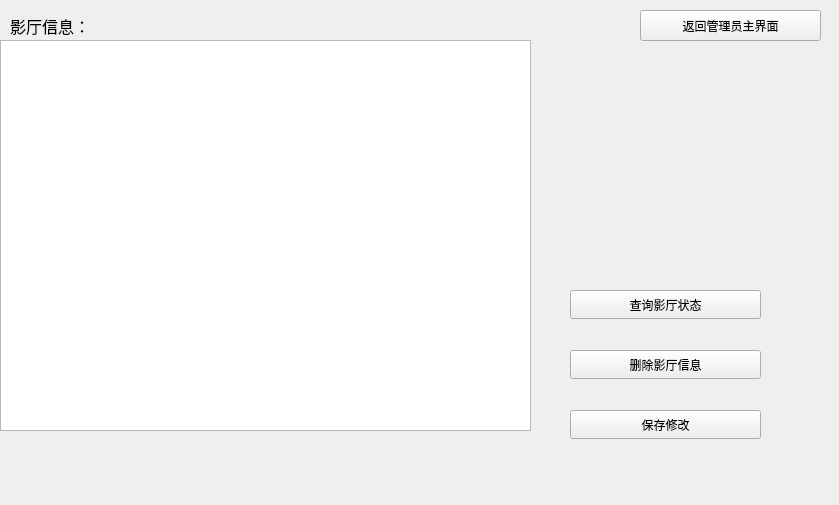
<?xml version="1.0" encoding="UTF-8"?>
<ui version="4.0">
 <class>admin_hall</class>
 <widget class="QWidget" name="admin_hall">
  <property name="geometry">
   <rect>
    <x>0</x>
    <y>0</y>
    <width>839</width>
    <height>505</height>
   </rect>
  </property>
  <property name="font">
   <font>
    <family>华康方圆体W7</family>
   </font>
  </property>
  <property name="windowTitle">
   <string>影厅管理</string>
  </property>
  <property name="windowIcon">
   <iconset resource="sdufe.qrc">
    <normaloff>:/山财大校徽.png</normaloff>:/山财大校徽.png</iconset>
  </property>
  <widget class="QTableView" name="tableView">
   <property name="geometry">
    <rect>
     <x>0</x>
     <y>40</y>
     <width>531</width>
     <height>391</height>
    </rect>
   </property>
  </widget>
  <widget class="QLabel" name="label">
   <property name="geometry">
    <rect>
     <x>10</x>
     <y>10</y>
     <width>91</width>
     <height>31</height>
    </rect>
   </property>
   <property name="font">
    <font>
     <family>华康方圆体W7</family>
     <pointsize>12</pointsize>
    </font>
   </property>
   <property name="text">
    <string>影厅信息：</string>
   </property>
  </widget>
  <widget class="QPushButton" name="pushButton">
   <property name="geometry">
    <rect>
     <x>570</x>
     <y>290</y>
     <width>191</width>
     <height>29</height>
    </rect>
   </property>
   <property name="text">
    <string>查询影厅状态</string>
   </property>
  </widget>
  <widget class="QPushButton" name="pushButton_2">
   <property name="geometry">
    <rect>
     <x>570</x>
     <y>410</y>
     <width>191</width>
     <height>29</height>
    </rect>
   </property>
   <property name="text">
    <string>保存修改</string>
   </property>
  </widget>
  <widget class="QPushButton" name="pushButton_3">
   <property name="geometry">
    <rect>
     <x>570</x>
     <y>350</y>
     <width>191</width>
     <height>29</height>
    </rect>
   </property>
   <property name="text">
    <string>删除影厅信息</string>
   </property>
  </widget>
  <widget class="QPushButton" name="pushButton_4">
   <property name="geometry">
    <rect>
     <x>640</x>
     <y>10</y>
     <width>181</width>
     <height>31</height>
    </rect>
   </property>
   <property name="text">
    <string>返回管理员主界面</string>
   </property>
  </widget>
 </widget>
 <resources>
  <include location="sdufe.qrc"/>
 </resources>
 <connections/>
</ui>
